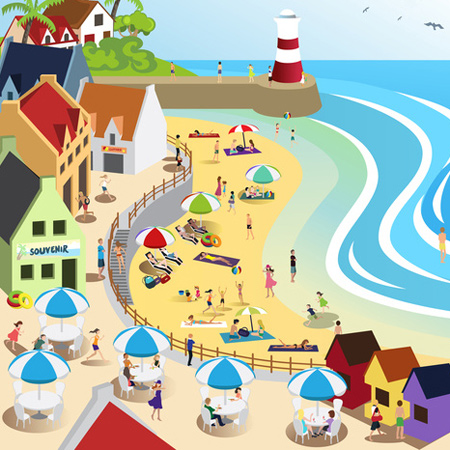
#> input picture Ejemplos/testdata/Beach_left.jpg, 450 x 450 px, found by its file name
$ python EjemploOpenCV.py
#> lines starting #> are read from the running program, lines starting #| are printed output that depends on the picture
import cv2
import numpy as np

original = cv2.imread("C:/Users/juanc/PycharmProjects/RobotFrameworkNivel1/Ejemplos/testdata/Beach_left.jpg")
#> original is the input picture: shape (450, 450, 3); mean B, G, R 167.5, 189.2, 185.6
duplicate = cv2.imread("C:/Users/juanc/PycharmProjects/RobotFrameworkNivel1/Ejemplos/testdata/Beach_left.jpg")
image_to_compare = cv2.imread("C:/Users/juanc/PycharmProjects/RobotFrameworkNivel1/Ejemplos/testdata/Beach_left.jpg")

image1 = original.shape
#> image1 = (450, 450, 3)
image2 = duplicate.shape
#> image2 = (450, 450, 3)

if image1 == image2:
    print("The images have same size and channels")
    difference = cv2.subtract(original, duplicate)
#> difference: shape (450, 450, 3); every value is 0
    b, g, r = cv2.split(difference)
#> b: shape (450, 450); every value is 0
    cv2.imshow("difference", difference)
    cv2.imshow("b", b)
    cv2.imshow("g", g)
    cv2.imshow("r", r)
    print(cv2.countNonZero(b))
#| 0
    print(cv2.countNonZero(g))
#| 0
    print(cv2.countNonZero(r))
#| 0

    if cv2.countNonZero(b) == 0 and cv2.countNonZero(g) == 0 and cv2.countNonZero(r) == 0:
        print("The images are completely Equal")
    else:
        print("The images are NOT Equal")

cv2.imshow("Original", original)
cv2.imshow("Duplicate", duplicate)
cv2.waitKey(0)
cv2.destroyAllWindows()

# 2) Check for similarities between the 2 images
sift = cv2.xfeatures2d.SIFT_create()
kp_1, desc_1 = sift.detectAndCompute(original, None)
#> kp_1 = 1142 keypoints; strongest (x, y, size): (178, 136, 2.2), (232, 192, 2), (338, 323, 2.8), (236, 321, 3.2)
kp_2, desc_2 = sift.detectAndCompute(image_to_compare, None)
#> kp_2 has the same summary as kp_1

index_params = dict(algorithm=0, trees=5)
search_params = dict()
flann = cv2.FlannBasedMatcher(index_params, search_params)

matches = flann.knnMatch(desc_1, desc_2, k=2)
#> matches = 1142 matches

good_points = []
for m, n in matches:
    if m.distance < 0.6*n.distance:
        good_points.append(m)
#> after the loop, good_points = 1142 matches

# Define how similar they are
number_keypoints = 0
if len(kp_1) <= len(kp_2):
    number_keypoints = len(kp_1)
#> number_keypoints = 1142
else:
    number_keypoints = len(kp_2)


print("Keypoints 1ST Image: " + str(len(kp_1)))
#| Keypoints 1ST Image: 1142
print("Keypoints 2ND Image: " + str(len(kp_2)))
#| Keypoints 2ND Image: 1142
print("GOOD Matches:", len(good_points))
#| GOOD Matches: 1142
print("How good it's the match: ", len(good_points) / number_keypoints * 100)
#| How good it's the match:  100.0

result = cv2.drawMatches(original, kp_1, image_to_compare, kp_2, good_points, None)
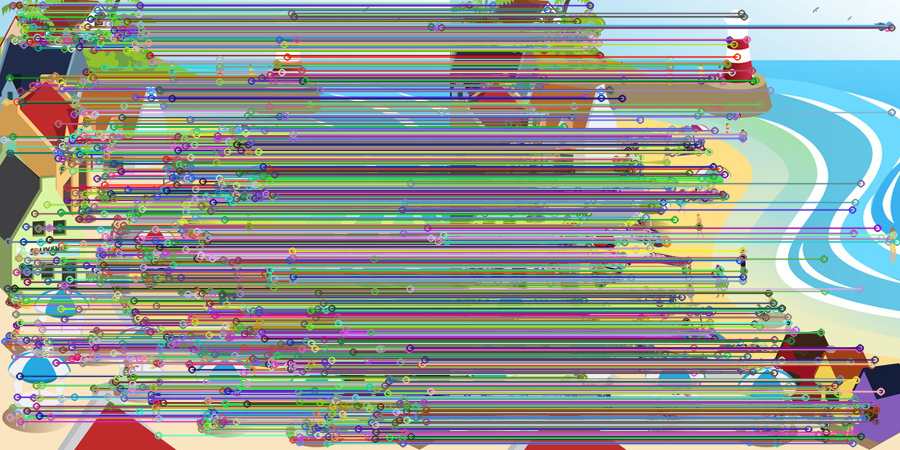
#> result: shape (450, 900, 3); mean B, G, R 146, 152.2, 146.1


cv2.imshow("result", cv2.resize(result, None, fx=0.4, fy=0.4))
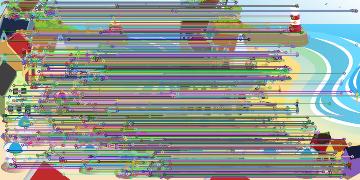
#> window 'result': shape (180, 360, 3); mean B, G, R 144.7, 151.9, 144.8
cv2.imwrite("feature_matching.jpg", result)


cv2.imshow("Original", cv2.resize(original, None, fx=0.4, fy=0.4))
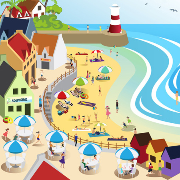
#> window 'Original': shape (180, 180, 3); mean B, G, R 167.4, 189.1, 185.5
cv2.imshow("Duplicate", cv2.resize(image_to_compare, None, fx=0.4, fy=0.4))
cv2.waitKey(0)
cv2.destroyAllWindows()


# [56 lines left out: functions Compare_Images_Size, Compare_Image_RGB, Compare_Image_Similarity, not called in this run]
